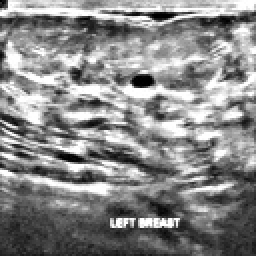
#> input picture dataset/Benign/benign_Adjusted (1).jpg, 128 x 128 px, found by its file name (shown 2 times larger); its folder holds only this picture in this run
$ jupyter execute --allow-errors 08_02_PreProcessing.ipynb   (shell and % lines are left out)   (older library calls are emulated)   (text cells are left out)
#> lines starting #> are read from the running program, lines starting #| are printed output that depends on the picture; pictures that were not available may be replaced by others from this repository, and a replacement may not be noted
[cell 1]
from google.colab import drive as drive
drive.mount('/content/drive')

[cell 2]
# Access a public Github repos
%cd '/content'

[cell 3]
import pandas as pd
import numpy as np
import os
import matplotlib.pyplot as plt
import cv2
from PIL import Image

[cell 4]
# @title
def DataSetSummary (local_path, tabs):
  # Take list of files & folders in local folder
  all_items = os.listdir(local_path)

  # Filter folder list
  folders = [item for item in all_items if os.path.isdir(os.path.join(local_path, item))]

  # Print summary information if folders > 0:
  if(len(folders) > 0):
    indent = '\t' * tabs
    print("{}Tổng số thư mục: {}".format(indent, len(folders)))
    for folder in folders:
      folder_path = os.path.join(local_path, folder)
      files_in_folder = len(os.listdir(folder_path))
      print("{}-Thư mục: {}, Số tệp: {}".format(indent, folder, files_in_folder))
      DataSetSummary(folder_path, tabs+1)

# DataSetSummary(local_path, 0)

[cell 5]
# import os

# Hierarchical local folder in Colab
repository_folder = ["MT-Small-Dataset"]

for folder in repository_folder:
  local_path = '/content/' + folder + '/dataset'
  DataSetSummary(local_path, 0)
  local_path = '/content/' + folder + '/sample'
  DataSetSummary(local_path, 0)

[cell 6]
%cd /content/drive/MyDrive/Colab Notebooks/Thesis/Preprocessing/MT-Small-Dataset

[cell 7]
# Set the path to your dataset
dataset_path = '/content/MT-Small-Dataset/sample'
# dataset_path = '/content/MT-Small-Dataset/dataset'

[cell 8]
class Image:
    def __init__(self, path, label):
        # self.image = cv2.imread(path) # directly read
        self.path = path # only directory
        self.label = label

def load_images_from_folder(dataset_path, images_per_class=None):
#> called with dataset_path = '/content/MT-Small-Dataset/dataset'
    images = {}
    for class_name in os.listdir(dataset_path):
        class_folder_path = os.path.join(dataset_path, class_name)
        if os.path.isdir(class_folder_path):
            count = 0
            images[class_name] = []
            for image_name in os.listdir(class_folder_path):
                if images_per_class is None or count < images_per_class:
                    image_path = os.path.join(class_folder_path, image_name)
                    img = Image(image_path, class_name)
                    images[class_name].append(img)
                    count += 1
#> pass 2 of the loop in load_images_from_folder, `for class_name in os.listdir(dataset_path):`:
    return images

def imshow(images, images_per_class=None):
#> called with images_per_class = 10
    for class_name, imgs in images.items():
        plt.figure(figsize=(30,30))
        print(f'Class {class_name}')
        for i in range(min(images_per_class if images_per_class else len(imgs), len(imgs))):
            plt.subplot(1, images_per_class if images_per_class else len(imgs), i+1)
            img = cv2.imread(imgs[i].path)
#> img is the input picture: shape (128, 128, 3); min 0, max 255, mean 135.5
            # img = cv2.cvtColor(img, cv2.COLOR_BGR2RGB)
            plt.imshow(img)
            # plt.title(os.path.basename(imgs[i].path))
            plt.axis('off')
        plt.show()
#> pass 2 of the loop in imshow, `for class_name, imgs in images.items():`:
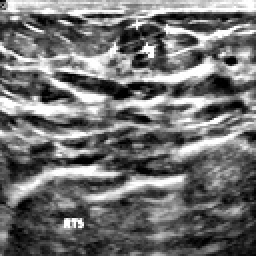
#> input picture dataset/Malignant/malignant_Adjusted (10).jpg, 128 x 128 px, found by its file name (shown 2 times larger)
#> in imshow, img is the input picture: shape (128, 128, 3); min 0, max 255, mean 113.1

# Example usage:
images = load_images_from_folder('/content/MT-Small-Dataset/dataset')
imshow(images, 10)

[cell 9]
from PIL import Image

def get_image_specifications(image_path):
    # Open the image file
    with Image.open(image_path) as img:
        # Get image specifications
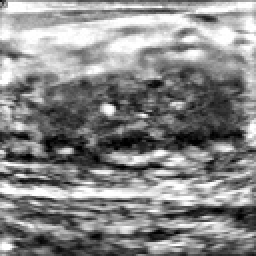
#> input picture sample/Malignant/malignant_Adjusted (1).jpg, 128 x 128 px, given in place of malignant_Adjusted (1).png, which was not available (shown 2 times larger)
#> img is the input picture: PIL image 128x128 L; min 0, max 255, mean 135.4
        image_format = img.format
#> image_format = 'JPEG'
        image_mode = img.mode
#> image_mode = 'L'
        image_size = img.size
#> image_size = (128, 128)
        image_width, image_height = img.size
#> image_width = 128; image_height = 128
        image_color = img.getcolors()
#> image_color = 256 pairs, first value 9 to 420, second value 0 to 255

    return f"Image Format: {image_format}\nImage Mode: {image_mode}\nImage Size: {image_size} pixels (Width: {image_width}, Height: {image_height})\nImage Colors: {image_color}"

# Example usage:
print('images.keys:', images.keys())
image_path = "/content/MT-Small-Dataset/dataset/Malignant/malignant_Adjusted (1).png"
# print('image_path:',image_path := images['normal'][0].path)
image_specifications = get_image_specifications(image_path)
print(image_specifications)
#> (printed output is left out)

[cell 10]
from skimage.metrics import peak_signal_noise_ratio, mean_squared_error

# [21 lines left out: function calculate_metrics, not called in this run]

[cell 11]
import cv2
import numpy as np

# [27 lines left out: function calculate_metrics, not called in this run]

[cell 12]
import os
import cv2
import numpy as np
from shutil import copyfile

def preprocess_and_copy(src_dir, dest_dir, preprocess_func):
    # Check if src_dir is a directory
    if os.path.isdir(src_dir):
        # If dest_dir does not exist, create it
        os.makedirs(dest_dir, exist_ok=True)

        # Iterate over files/directories in src_dir
        for item in os.listdir(src_dir):
            src_item_path = os.path.join(src_dir, item)
            dest_item_path = os.path.join(dest_dir, item)

            # If item is a directory, call function recursively
            if os.path.isdir(src_item_path):
                preprocess_and_copy(src_item_path, dest_item_path, preprocess_func)
            # If item is a file, apply preprocessing and copy
            elif os.path.isfile(src_item_path):
                img = cv2.imread(src_item_path)
                if img is not None:
                    img = preprocess_func(img)
                    cv2.imwrite(dest_item_path, img)

# Define your preprocessing function here
def preprocess_func(img):
    # TODO: Add your preprocessing steps here
    return img

# Usage:
dataset_path = '/content/MT-Small-Dataset/sample'
# dataset_path = '/content/MT-Small-Dataset/dataset'
output_path = '/content/drive/MyDrive/Colab Notebooks/Thesis/Preprocessing/MT-Small-Dataset/Original'
preprocess_and_copy(dataset_path, output_path, preprocess_func)

[cell 13]
import os
import cv2
import numpy as np
from shutil import copyfile

# Define that paths
dataset_path = '/content/MT-Small-Dataset/dataset'
output_path = '/content/drive/MyDrive/Colab Notebooks/Thesis/Preprocessing/CLAHE'

# Create the output directory if it doesn't exist
os.makedirs(output_path, exist_ok=True)

# Get the list of child class folders
child_folders = os.listdir(dataset_path)

# Process each child class folder
for folder in child_folders:
    # Create the output folder for the current child class
    output_folder = os.path.join(output_path, folder)
    os.makedirs(output_folder, exist_ok=True)

    # Get the list of image files in the current child class folder
    folder_path = os.path.join(dataset_path, folder)
    image_files = os.listdir(folder_path)

    # # List of lossless formats
    # lossless_formats = ['.png']

    # Process each image file
    for image_file in image_files:
        # Read the image
        image_path = os.path.join(folder_path, image_file)
        img = cv2.imread(image_path)

        # # Preprocess the image
        # Convert the image to grayscale
        gray = cv2.cvtColor(img, cv2.COLOR_BGR2GRAY)

        # CLAHE (Contrast Limited Adaptive Histogram Equalization)
        # create a CLAHE object (Arguments are optional).
        clahe = cv2.createCLAHE(clipLimit=2.0, tileGridSize=(8,8))
        cl1 = clahe.apply(gray)
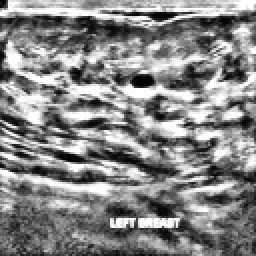
#> cl1: shape (128, 128) (shown 2 times larger); min 2, max 255, mean 133.9

        # # Reverse the image (if GRAY2BGR)
        # reversed_img = 255 - cl1
        # # Convert the reversed image back to color
        # color_img = cv2.cvtColor(reversed_img, cv2.COLOR_GRAY2BGR)

        # Export the preprocessed image to the output folder
        filename, extension = os.path.splitext(image_file)
        # output_image_path = os.path.join(output_folder, image_file)
        output_image_path = os.path.join(output_folder, filename + '.jpg') # ('jpg', 'png')

        # cv2.imwrite(output_image_path, img)
        cv2.imwrite(output_image_path, cl1)
#> pass 2 of the loop `for folder in child_folders:`:
#> `cl1 = clahe.apply(gray)`:
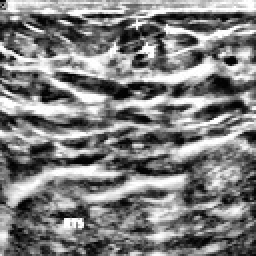
#> cl1: shape (128, 128) (shown 2 times larger); min 1, max 255, mean 127.1
        # cv2.imwrite(output_image_path, color_img)
        # cv2.imwrite(output_image_path, final_img)

[cell 14]
import scipy.misc
import numpy, math
import scipy.fftpack as fftim
from PIL import Image
import cv2
# Opening the image and converting it to grayscale.

# [36 lines left out: function bandpass, not called in this run]
# # Saving the image as ibandpass_output.png.
# cv2.imwrite('../Figures/ibandpass_output.png', e)
list = ['/content/drive/MyDrive/Colab Notebooks/Thesis/Preprocessing/temp/fft1.png',
        '/content/MT-Small-Dataset/sample/train/adenocarcinoma_left.lower.lobe_T2_N0_M0_Ib/000000 (6).png']
# b = Image.open('/content/drive/MyDrive/Colab Notebooks/Thesis/Preprocessing/temp/fft1.png').convert('L')
#> (the rest of this cell did not finish here and is left out)

[cell 15]
import scipy.misc
import numpy, math
import scipy.fftpack as fftim
from PIL import Image
import cv2
# Opening the image and converting it to grayscale.
# b = Image.open('/content/drive/MyDrive/Colab Notebooks/Thesis/Preprocessing/temp/fft1.png').convert('L')
#> (the rest of this cell did not finish here and is left out)

[cell 16]
rows, cols = 3, 4 # image.shape
#> rows = 3; cols = 4

# # part code 1:
# Create a meshgrid for the (u, v) coordinates
x = np.linspace(-0.5, 0.5, cols, endpoint=False) * cols
#> x = [-2, -1, 0, 1]
y = np.linspace(-0.5, 0.5, rows, endpoint=False) * rows
#> y = [-1.5, -0.5, 0.5]
x, y = np.meshgrid(x, y)
radius = np.sqrt(x**2 + y**2)
# Calculate the distance to the center of the frequency domain
display(x, y, radius)

# part code 2:
x = np.linspace(-0.5, 0.5, cols) * cols
#> x = [-2, -0.667, 0.667, 2]
y = np.linspace(-0.5, 0.5, rows) * rows
#> y = [-1.5, 0, 1.5]
radius = np.sqrt((x[np.newaxis,:]**2) + (y[:,np.newaxis]**2))
#> radius = [[2.5, 1.64, 1.64, 2.5], [2, 0.667, 0.667, 2], [2.5, 1.64, 1.64, 2.5]]
display(x, y, radius)

[cell 17]
import numpy as np
import cv2
import matplotlib.pyplot as plt

def fftshow(f, type='log'):
    if type == 'log':
        fl = np.log1p(np.abs(f))
        fm = np.max(fl)
        # print('Maximum value after log transformation:', fm)
        # plt.imshow((fl / fm * 255).astype(np.uint8), cmap='gray')
        # Scale the image to the range [0, 255] and convert it to an 8-bit unsigned integer
        image = cv2.normalize(fl/fm, None, 0, 255, cv2.NORM_MINMAX).astype(np.uint8)
        # Display the image
        plt.imshow(image, cmap='gray')
        plt.show()
    elif type == 'abs':
        fa = np.abs(f)
        fm = np.max(fa)
        # print('Maximum value after absolute transformation:', fm)
        # plt.imshow((fa / fm * 255).astype(np.uint8), cmap='gray')
        # Scale the image to the range [0, 255] and convert it to an 8-bit unsigned integer
        image = cv2.normalize(fa/fm, None, 0, 255, cv2.NORM_MINMAX).astype(np.uint8)
        # Display the image
        plt.imshow(image, cmap='gray')
        plt.show()
    else:
        raise ValueError('TYPE must be abs or log.')

    plt.show()

def butterworthbpf(I, d0, d1, n, save_path=None):
    f = np.double(I)
    # display('Converted image to double precision.', f[0,0:10])
    nx, ny = f.shape
    # display(f'Image dimensions: {str(nx)} x {str(ny)}');
    f = np.uint8(f)
    fftI = np.fft.fft2(f, (2 * nx - 1, 2 * ny - 1))
    # display("fftI:", fftI[0,:5])
    fftI = np.fft.fftshift(fftI)
    # display("fftI:", fftI[0,:5])


    plt.subplot(2, 2, 1)
    plt.imshow(f, cmap='gray')
    plt.title('Original Image')

    plt.subplot(2, 2, 2)
    fftshow(fftI, 'log')
    plt.title('Image in Fourier Domain')

    # Initialize filter.
    # filter1 = np.ones((2 * nx - 1, 2 * ny - 1), dtype=np.double)
    # filter2 = np.ones((2 * nx - 1, 2 * ny - 1), dtype=np.double)
    # filter3 = np.ones((2 * nx - 1, 2 * ny - 1), dtype=np.double)
    filter1 = np.ones((2 * nx - 1, 2 * ny - 1))
    filter2 = np.ones((2 * nx - 1, 2 * ny - 1))
    filter3 = np.ones((2 * nx - 1, 2 * ny - 1))

    for i in range(2 * nx - 1):
        for j in range(2 * ny - 1):
    # for i in range(1, 2 * nx - 1):
    #     for j in range(1, 2 * ny - 1):
            dist = np.sqrt((i+1 - (nx + 1))**2 + (j+1 - (ny + 1))**2)
            # if i<=1 and j<=1:
            #     print(dist)
            # Create Butterworth filter.
            filter1[i, j] = 1 / (1 + (dist / d1)**(2 * n))
            filter2[i, j] = 1 / (1 + (dist / d0)**(2 * n))
            filter3[i, j] = 1.0 - filter2[i, j]
            filter3[i, j] = filter1[i, j] * filter3[i, j]
            # [6 lines of commented-out code are left out]
    filtered_image = fftI + filter3 * fftI
    # display('fftI:', fftI[0,:5])
    # display('fft3:', filter3[:2,:5])
    # display('filtered_image:', filtered_image[0,:5])

    plt.subplot(2, 2, 3)
    fftshow(filter3, 'log')
    plt.title('Filter Image')

    filtered_image = np.fft.ifftshift(filtered_image)
    # print('filtered_image 1:', filtered_image[:2,:5])
    # print(filtered_image[-2:,-5:])
    filtered_image = np.fft.ifft2(filtered_image, (2 * nx - 1, 2 * ny - 1))
    # print('filtered_image 2:', filtered_image[:2,:5])
    # print(filtered_image[-2:,-5:])
    filtered_image = np.real(filtered_image[:nx, :ny])
    # print('filtered_image 3:', filtered_image[:2,:5])
    # print(filtered_image[-2:,-5:])
    filtered_image = np.clip(filtered_image, 0, 255) # clip: modify outliers become 0 or 255 -> result will be the same for next syntax unint8 in Matlab
    # # Rescale intensities to the range [0, 255]. -> result slightly different from Matlab
    # filtered_image = cv2.normalize(src=filtered_image, dst=None, alpha=0, beta=255, norm_type=cv2.NORM_MINMAX, dtype=cv2.CV_8U)
    filtered_image = np.uint8(np.round(filtered_image))
    # print('filtered_image 4:', filtered_image[:2,:5])
    # print(filtered_image[-2:,-5:])

    if save_path is not None:
        cv2.imwrite(save_path + '/filtered_image.jpg', filtered_image)

    plt.subplot(2, 2, 4)
    plt.imshow(filtered_image, cmap='gray')
    plt.title('Filtered Image')

    plt.show()

    return filtered_image


# Example usage:
# ima = cv2.imread('path/to/your/image.jpg', cv2.IMREAD_GRAYSCALE)
# butterworthbpf(ima, 30, 120, 4)

# Read the image
ima = cv2.imread('/content/MT-Small-Dataset/dataset/Malignant/malignant_Adjusted (1).png', cv2.IMREAD_GRAYSCALE)
# ima = Image.open('/content/MT-Small-Dataset/dataset/sample/covid/001.jpeg')

# Display the first 10 pixels of the first row
# print("image:", ima[0, :10])

# Display the first 10 pixels of the first row
# print("gray image:", ima[0, :10])
filtered_image = butterworthbpf(ima, 10, 20, 3, save_path='/content')
#> in fftshow, `fl = np.log1p(np.abs(f))`:
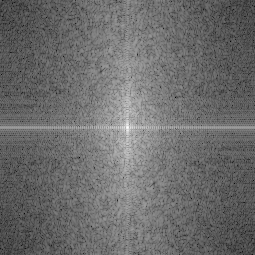
#> fl: shape (255, 255) float64; min 1.7, max 14.61, mean 7.18; drawn with min black and max white
#> in fftshow, `fm = np.max(fl)`: fm = 14.61
#> in fftshow, `plt.show()`:
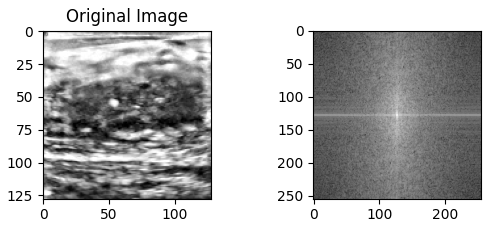
#> figure drawn by matplotlib, 2 panels
#> after the loop in butterworthbpf, `for i in range(2 * nx - 1):`:
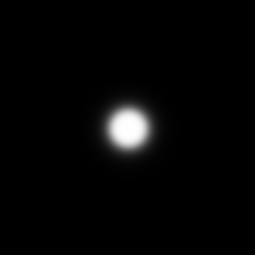
#> filter1: shape (255, 255) float64; min 1.82e-06, max 1, mean 0.0234
#> after the loop in butterworthbpf, `for i in range(2 * nx - 1):`:
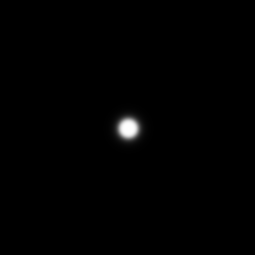
#> filter2: shape (255, 255) float64; min 2.84e-08, max 1, mean 0.00584
#> call 2 of fftshow, with type = 'log'
#> in fftshow (call 2), `plt.show()`:
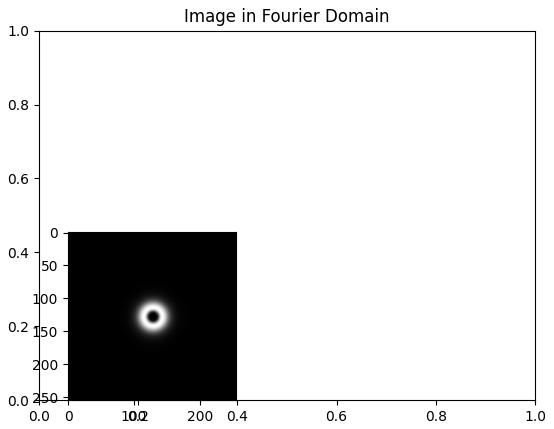
#> figure drawn by matplotlib, 1 panel
#> in butterworthbpf, `filtered_image = np.real(filtered_image[:nx, :ny])`:
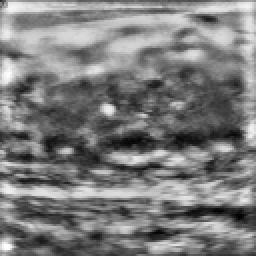
#> filtered_image: shape (128, 128) float64 (shown 2 times larger); min -64.73, max 351.8, mean 138.8; drawn with min black and max white
#> in butterworthbpf, `filtered_image = np.clip(filtered_image, 0, 255)`:
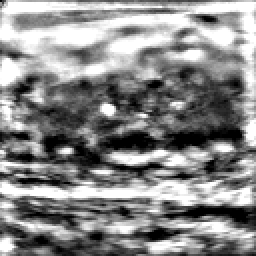
#> filtered_image: shape (128, 128) float64 (shown 2 times larger); min 0, max 255, mean 136.8

[cell 18]
# [43 lines of commented-out code are left out]

[cell 19]
import cv2
import numpy as np
import matplotlib.pyplot as plt
from scipy.fftpack import fftshift, ifftshift, fft2, ifft2

# [73 lines left out: functions fftshow, butterworthbpf, not called in this run]

[cell 20]
import os
import cv2
import numpy as np
from shutil import copyfile

def preprocess_and_copy(src_dir, dest_dir, preprocess_func):
    # Check if src_dir is a directory
    if os.path.isdir(src_dir):
        # If dest_dir does not exist, create it
        os.makedirs(dest_dir, exist_ok=True)

        # Iterate over files/directories in src_dir
        for item in os.listdir(src_dir):
            src_item_path = os.path.join(src_dir, item)

            # If item is a directory, call function recursively
            if os.path.isdir(src_item_path):
                preprocess_and_copy(src_item_path, os.path.join(dest_dir, item), preprocess_func)
            # If item is a file, apply preprocessing and copy
            elif os.path.isfile(src_item_path):
                # Define the output file path
                filename_with_ext = os.path.basename(src_item_path)
                filename, extension = os.path.splitext(filename_with_ext)
                dest_item_path = os.path.join(dest_dir, filename + '.jpg')

                # Check if output file already exists
                if not os.path.exists(dest_item_path):
                    img = cv2.imread(src_item_path)
                    if img is not None:
                        img = preprocess_func(img)

                        # Export the preprocessed image to the output folder
                        cv2.imwrite(dest_item_path, img)


# Define your preprocessing function here
# [13 lines left out: function preprocess_func, not called in this run]

# Usage:
# dataset_path = '/content/MT-Small-Dataset/sample'
# output_path = '/content/drive/MyDrive/Colab Notebooks/Thesis/Preprocessing/MT-Small-Dataset/CLAHE_Butterworth_sample'
dataset_path = '/content/MT-Small-Dataset/dataset'
output_path = '/content/drive/MyDrive/Colab Notebooks/Thesis/Preprocessing/MT-Small-Dataset/CLAHE_Butterworth'
preprocess_and_copy(dataset_path, output_path, preprocess_func)
#> pass 2 of the loop in preprocess_and_copy, `for item in os.listdir(src_dir):`:
